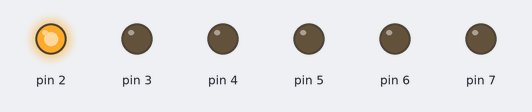
A sketch run on a simulated Arduino Uno, built with avr-gcc and run on an emulated ATmega328P. On the bench: output pins drawn as LEDs (lit = HIGH).

Above: at 0.05 s.
At 1.15 s:
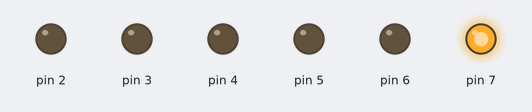
At 2.25 s:
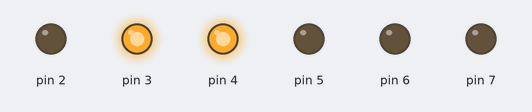
At 2.8 s:
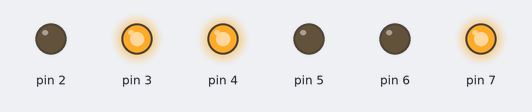
At 3.35 s:
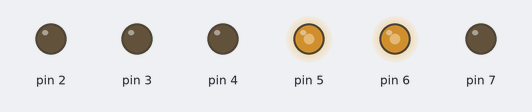
At 4.45 s:
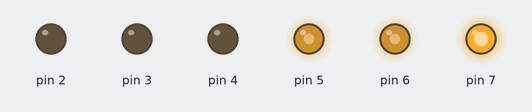
Timing chart, 0 to 5.9 s (numbered marks = the images above):
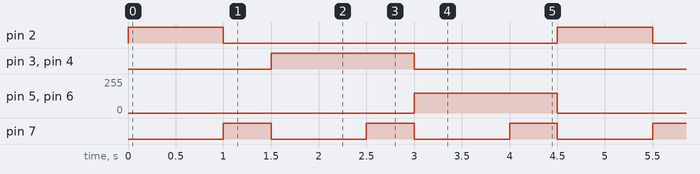

Measured:
- by itself, pin 2: alternates HIGH for 1.0 s and LOW for 3.5 s
- by itself, pin 3, pin 4: alternates HIGH for 1.5 s and LOW for 3.0 s
- by itself, pin 5, pin 6: alternates 150/255 for 1.5 s and 0/255 for 3.0 s
- by itself, pin 7: alternates HIGH for 0.50 s and LOW for 1.0 s

The sketch:

1.ino
```cpp
void setup()
{
  pinMode(2, OUTPUT);
  pinMode(3, OUTPUT);
  pinMode(4, OUTPUT);
  pinMode(5, OUTPUT);
  pinMode(6, OUTPUT);
  pinMode(7, OUTPUT);
  Serial.begin(9600);
}

void loop()
{
  analogWrite(2, 255);
  delay(1000);
  analogWrite(2, 0);
  digitalWrite(7, HIGH);
  delay(500);
  digitalWrite(7, LOW);
  digitalWrite(3, HIGH);
  digitalWrite(4, HIGH);
  delay(1000);
  digitalWrite(7, HIGH);
  delay(500);
  digitalWrite(7, LOW);
  digitalWrite(3, LOW);
  digitalWrite(4, LOW);
  analogWrite(5, 150);
  analogWrite(6, 150);
  delay(1000);
  digitalWrite(7, HIGH);
  delay(500);
  digitalWrite(7, LOW);
  analogWrite(5, 0);
  analogWrite(6, 0);
}
```
